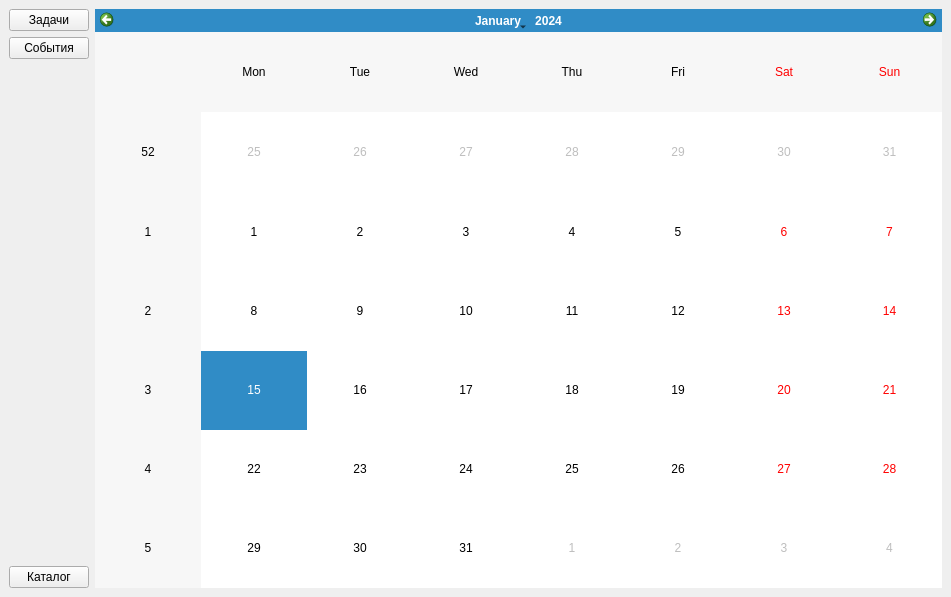
<?xml version="1.0" encoding="UTF-8"?>
<ui version="4.0">
 <class>MainWindow</class>
 <widget class="QMainWindow" name="MainWindow">
  <property name="geometry">
   <rect>
    <x>0</x>
    <y>0</y>
    <width>951</width>
    <height>597</height>
   </rect>
  </property>
  <property name="windowTitle">
   <string>Garden Time</string>
  </property>
  <property name="windowIcon">
   <iconset resource="resources.qrc">
    <normaloff>:/img/img/icon.png</normaloff>:/img/img/icon.png</iconset>
  </property>
  <widget class="QWidget" name="centralwidget">
   <layout class="QFormLayout" name="formLayout">
    <item row="0" column="1">
     <widget class="QCalendarWidget" name="calendarWidget"/>
    </item>
    <item row="0" column="0">
     <layout class="QVBoxLayout" name="verticalLayout">
      <item>
       <widget class="QPushButton" name="pushButton_2">
        <property name="text">
         <string>Задачи</string>
        </property>
       </widget>
      </item>
      <item>
       <widget class="QPushButton" name="pushButton">
        <property name="text">
         <string>События</string>
        </property>
       </widget>
      </item>
      <item>
       <spacer name="verticalSpacer">
        <property name="orientation">
         <enum>Qt::Orientation::Vertical</enum>
        </property>
        <property name="sizeHint" stdset="0">
         <size>
          <width>20</width>
          <height>40</height>
         </size>
        </property>
       </spacer>
      </item>
      <item>
       <widget class="QPushButton" name="pushButton_3">
        <property name="text">
         <string>Каталог</string>
        </property>
       </widget>
      </item>
     </layout>
    </item>
   </layout>
  </widget>
 </widget>
 <resources>
  <include location="resources.qrc"/>
 </resources>
 <connections/>
</ui>
